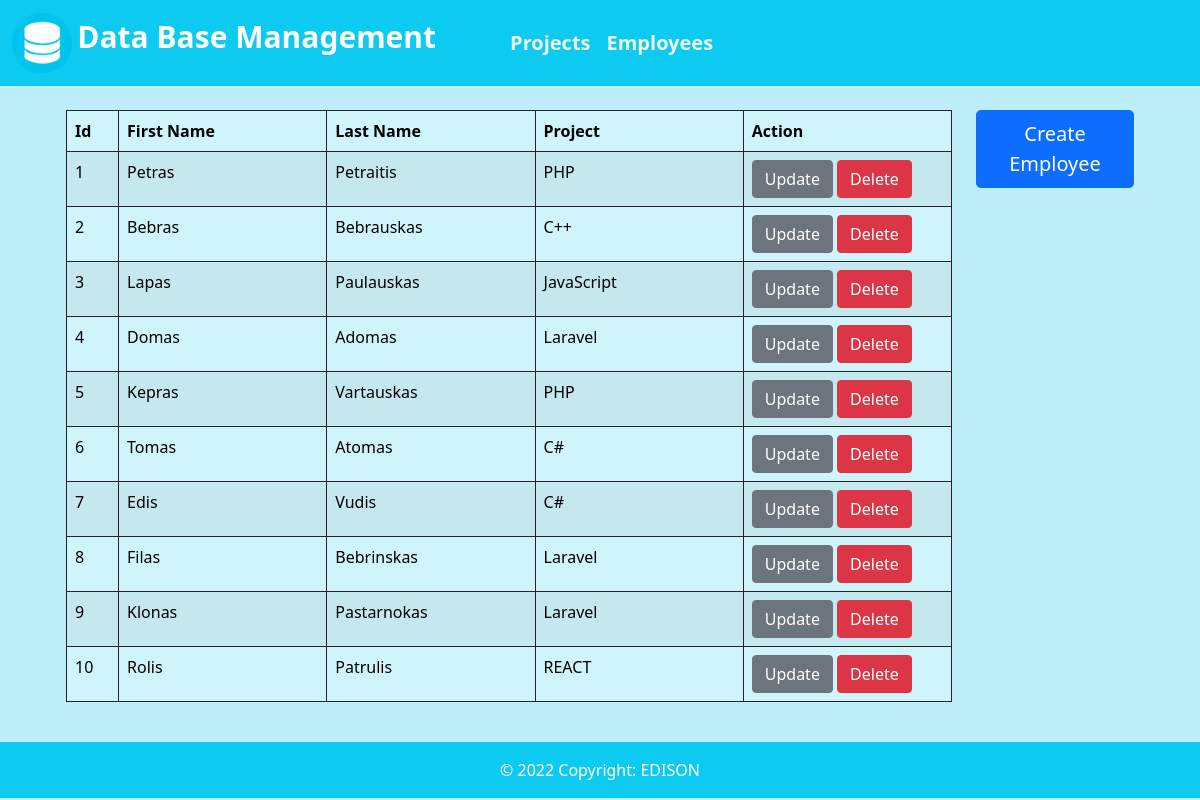
Page /employees.php on the committed database.
### tables this page shows
CREATE TABLE `employees` (
  `id` int(20) NOT NULL AUTO_INCREMENT,
  `firstName` varchar(30) NOT NULL,
  `lastName` varchar(30) NOT NULL,
  `project` int(10) DEFAULT NULL,
  PRIMARY KEY (`id`),
  KEY `employees_idx` (`project`),
  CONSTRAINT `employees` FOREIGN KEY (`project`) REFERENCES `projects` (`id`) ON DELETE SET NULL ON UPDATE CASCADE
);

CREATE TABLE `projects` (
  `id` int(11) NOT NULL AUTO_INCREMENT,
  `ProjectName` varchar(30) NOT NULL,
  PRIMARY KEY (`id`)
);

### employees.php (the view, shortened to what this page needs)
<!doctype html>
<html lang="en">
  <head>
    <link href="https://cdn.jsdelivr.net/npm/bootstrap@5.0.2/dist/css/bootstrap.min.css"
          rel="stylesheet"
>
    <?php include 'navbar.php';?>
  </head>
  <body style="background-color:#beeef9  ;">
       <div class="container p-4">
         <div class="row"  style="margin-left: auto; margin-right: auto;">
            <div class="col-md-10">
                <table class="table table-info table-striped table-bordered border-dark">
                    <thead>
                        <tr>
                        <th scope="col" style="width: 5%;" >Id</th>
                        <th scope="col" style="width: 20%;">First Name</th>
                        <th scope="col" style="width: 20%;">Last Name</th>
                        <th scope="col" style="width: 20%;">Project</th>
                        <th scope="col" style="width: 20%;">Action</th>
                        </tr>
                    </thead>
                    <tbody>
                            <?php include 'db.php';
                                $sql = 'SELECT employees.id, employees.firstName, employees.lastName, projects.ProjectName
                                FROM employees
                                LEFT OUTER JOIN projects ON employees.project = projects.id
                                ORDER BY employees.id';
                                $result_projects = mysqli_query($conn, $sql);
                                while ($row = mysqli_fetch_array($result_projects)) { ?>
                                <tr>
                                    <td><?php echo $row['id'] ?></td>
                                    <td><?php echo $row['firstName'] ?></td>
                                    <td><?php echo $row['lastName'] ?></td>
                                    <td><?php echo $row['ProjectName'] ?></td>
                                    <td>
                                        <a href="update_emplo.php?id=<?php echo $row['id']?>" class="btn btn-secondary">Update</a>
                                        <a href="delete_emplo.php?id=<?php echo $row['id']?>" class="btn btn-danger">Delete</a>
                                    </td>
                                </tr>
                        <?php } ?>
                    </tbody>
                </table>
            </div>
            <div class="col-md-2">
                    <form action="create_emplo.php" >
                        <button  type="submit" class="btn btn-lg btn-primary" style="color:white;">Create Employee</button>
                    </form>
              </div>
         </div>
    </div>
    <?php include 'footer.php'; ?>
  </body>
</html>

### rows in the picture
employees: id "1", firstName "Petras", lastName "Petraitis", project.ProjectName "PHP"
employees: id "2", firstName "Bebras", lastName "Bebrauskas", project.ProjectName "C++"
employees: id "3", firstName "Lapas", lastName "Paulauskas", project.ProjectName "JavaScript"
employees: id "4", firstName "Domas", lastName "Adomas", project.ProjectName "Laravel"
employees: id "5", firstName "Kepras", lastName "Vartauskas", project.ProjectName "PHP"
employees: id "6", firstName "Tomas", lastName "Atomas", project.ProjectName "C#"
employees: id "7", firstName "Edis", lastName "Vudis", project.ProjectName "C#"
employees: id "8", firstName "Filas", lastName "Bebrinskas", project.ProjectName "Laravel"
employees: id "9", firstName "Klonas", lastName "Pastarnokas", project.ProjectName "Laravel"
employees: id "10", firstName "Rolis", lastName "Patrulis", project.ProjectName "REACT"
